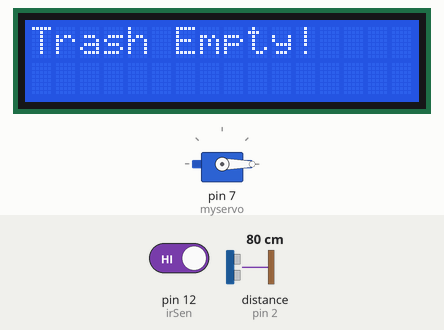
Simulated run of this sketch. Board: Arduino Uno, built with avr-gcc and run on an emulated ATmega328P. Shown: servo, 16×2 character LCD. Wiring (inferred from the names in the program): ultrasonic range finder: trigger pin 3; echo pin 2. The inputs (shaded band) are chosen by the test bench; at power-on: distance to the obstacle (sensor on pin 2) 80 cm, pin 12 (irSen) HIGH. The echo pulse lasts 58.3 µs per cm; what the sketch prints to the serial monitor is not drawn.

Above: at 1.2 s.
1.3 s: distance to the obstacle (sensor on pin 2) set to 63 cm
4.3 s: distance to the obstacle (sensor on pin 2) set to 56 cm
At 5.4 s:
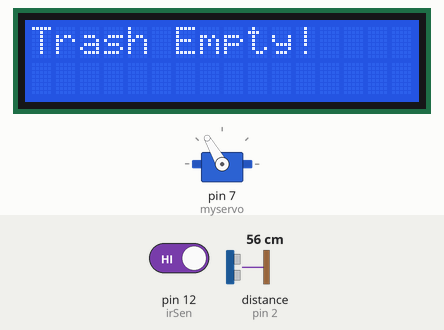
7.3 s: pin 12 (irSen) driven LOW
At 8.5 s:
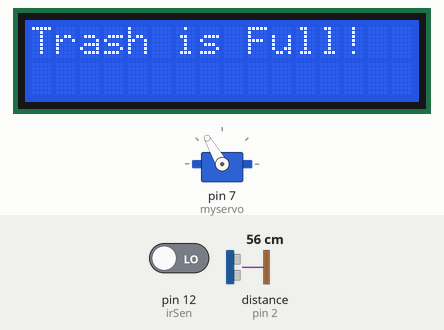
8.8 s: distance to the obstacle (sensor on pin 2) set to 4 cm
11.8 s: distance to the obstacle (sensor on pin 2) set to 18 cm
14.8 s: distance to the obstacle (sensor on pin 2) set to 9 cm
Timing chart, 0 to 17.8 s (numbered marks = the images above; inputs shaded):
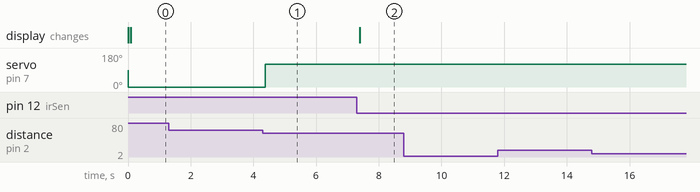

Measured:
- the behaviour switches between 61 and 60 cm on distance to the obstacle (sensor on pin 2) (found by bisection; images 0 and 1)
- after the input at 1.3 s, every drawn part: stays the same
- after the input at 4.3 s, servo on pin 7 (myservo): 0° → 120° after 0.07 s
- after the input at 7.3 s, the display: changes after 0.10 s (image 2)
- after the input at 8.8 s, every drawn part: stays the same
- after the input at 11.8 s, every drawn part: stays the same
- after the input at 14.8 s, every drawn part: stays the same

The sketch:

kasa.ino
```cpp
#include <Wire.h>
#include <Servo.h>
#include <LiquidCrystal_I2C.h>
                                        //SCL A5 & SDA A4
int trigPin = 3;                        //ultra sonic trig 3
int echoPin = 2;                        //ultra echo trig 2
LiquidCrystal_I2C lcd(0x27, 16, 2);     //VCC(5v) and GND common
int irSen = 12;                         //ir sensor pin 12
Servo myservo;                          //servo VCC 3.3v

void setup()
{
  Serial.begin(9600);
  myservo.attach(7);                    //servo attached at pin 7
  pinMode(irSen, INPUT);
  pinMode(trigPin, OUTPUT);
  pinMode(echoPin, INPUT);


}

void loop()
{
  usSen();
	int val = digitalRead(irSen);
  LCD_DISPLAY(val);
  //Serial.println(val);
  //delay(10);
}

void usSen(){
  digitalWrite(trigPin, LOW);
  delayMicroseconds(2);
  digitalWrite(trigPin, HIGH);
  delayMicroseconds(10);
  digitalWrite(trigPin, LOW);
  int duration = pulseIn(echoPin, HIGH);
  int distance = duration*0.0342/2;
  if(distance < 60){
    lidOpen();
  }
  else{
    lidClose();
  }


}

void lidClose(){
    //Serial.println("close");
    myservo.write(0);
}
void lidOpen(){
    //Serial.println("open");
    myservo.write(120);
  // delay(1000);
}

void LCD_DISPLAY(int val){
  	lcd.begin();
  	lcd.backlight();
    lcd.clear();
    if (val == 0){
      lcd.print("Trash is Full!");
      Serial.println("Trash is Full!");
    }
    else{
      lcd.print("Trash Empty!");
      Serial.println("Trash is Empty!");
    }

}
```
